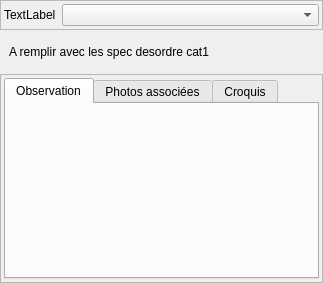
<?xml version="1.0" encoding="UTF-8"?>
<ui version="4.0">
 <class>Form</class>
 <widget class="QWidget" name="Form">
  <property name="geometry">
   <rect>
    <x>0</x>
    <y>0</y>
    <width>323</width>
    <height>283</height>
   </rect>
  </property>
  <property name="windowTitle">
   <string>Form</string>
  </property>
  <layout class="QVBoxLayout" name="verticalLayout_2" stretch="1,1,20">
   <property name="margin">
    <number>0</number>
   </property>
   <item>
    <widget class="QFrame" name="frame_2">
     <property name="frameShape">
      <enum>QFrame::StyledPanel</enum>
     </property>
     <property name="frameShadow">
      <enum>QFrame::Raised</enum>
     </property>
     <layout class="QGridLayout" name="gridLayout_3" columnstretch="1,10">
      <property name="margin">
       <number>3</number>
      </property>
      <item row="0" column="1">
       <widget class="QComboBox" name="comboBox_groupedes"/>
      </item>
      <item row="0" column="0">
       <widget class="QLabel" name="label_2">
        <property name="text">
         <string>TextLabel</string>
        </property>
       </widget>
      </item>
     </layout>
    </widget>
   </item>
   <item>
    <widget class="QStackedWidget" name="stackedWidget">
     <property name="currentIndex">
      <number>0</number>
     </property>
     <widget class="QWidget" name="page">
      <layout class="QHBoxLayout" name="horizontalLayout">
       <item>
        <widget class="QLabel" name="label">
         <property name="text">
          <string>A remplir avec les spec desordre cat1</string>
         </property>
        </widget>
       </item>
      </layout>
     </widget>
     <widget class="QWidget" name="page_2">
      <layout class="QHBoxLayout" name="horizontalLayout_2">
       <item>
        <widget class="QLabel" name="label_3">
         <property name="text">
          <string>A remplir avec les spec desordre cat2</string>
         </property>
        </widget>
       </item>
      </layout>
     </widget>
    </widget>
   </item>
   <item>
    <widget class="QFrame" name="frame">
     <property name="frameShape">
      <enum>QFrame::StyledPanel</enum>
     </property>
     <property name="frameShadow">
      <enum>QFrame::Raised</enum>
     </property>
     <layout class="QVBoxLayout" name="verticalLayout">
      <property name="margin">
       <number>3</number>
      </property>
      <item>
       <widget class="QTabWidget" name="tabWidget">
        <property name="currentIndex">
         <number>0</number>
        </property>
        <widget class="QWidget" name="tab">
         <attribute name="title">
          <string>Observation</string>
         </attribute>
         <layout class="QGridLayout" name="gridLayout" columnstretch="0">
          <property name="margin">
           <number>3</number>
          </property>
         </layout>
        </widget>
        <widget class="QWidget" name="tab_2">
         <attribute name="title">
          <string>Photos associées</string>
         </attribute>
         <layout class="QVBoxLayout" name="verticalLayout_3">
          <property name="margin">
           <number>3</number>
          </property>
         </layout>
        </widget>
        <widget class="QWidget" name="tab_3">
         <attribute name="title">
          <string>Croquis</string>
         </attribute>
         <layout class="QVBoxLayout" name="verticalLayout_4">
          <property name="margin">
           <number>3</number>
          </property>
         </layout>
        </widget>
       </widget>
      </item>
     </layout>
    </widget>
   </item>
  </layout>
 </widget>
 <resources/>
 <connections/>
</ui>
